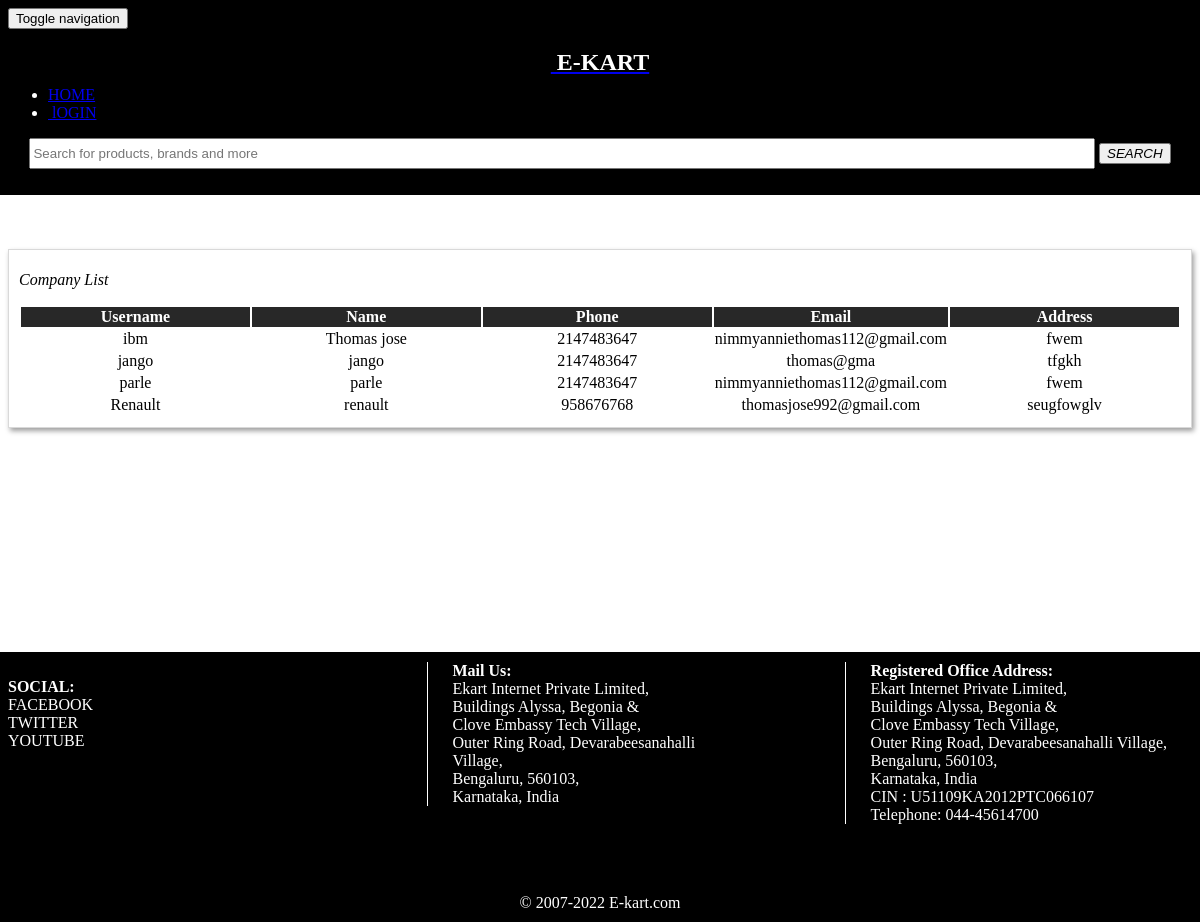
The page /viewcompany.php on the database its author committed.
### tables this page shows
CREATE TABLE `user_tbl` (
  `username` varchar(30) NOT NULL,
  `name` varchar(30) NOT NULL,
  `phone` int(11) NOT NULL,
  `email` varchar(60) NOT NULL,
  `address` varchar(60) NOT NULL,
  `password` blob NOT NULL,
  `image` varchar(30) NOT NULL,
  `role` varchar(15) NOT NULL
);

### viewcompany.php (the view, shortened to what this page needs)
 <html>
<head>
<link href="css/style5.css" rel="stylesheet"></head>
<body>
  <nav class="navbar navbar-inverse" role="banner">
    <div class="container">
      <?php include('header.php');?>
  </div>
</nav>
<br><br><br>
  <div  style="border: solid #D9D9D9 1px; padding: 10px; padding-top: 5px; box-shadow: #9F9F9F 2px 3px 5px; margin-top: 10px;">
    <p ><em>Company List</em></p>
      <table style="width:100%;">
          <thead style="background-color:#282828; color:#fff;">
              <tr>
                  <th width="20%">Username</th>
                  <th width="20%" style="text-align:center;">Name</th>
                  <th width="20%"> Phone</th>
                  <th width="20%"> Email</th>
                  <th style="text-align:center; width:20%"> Address</th>
              </tr>
          </thead>
            <?php include('includes/dbconn.php');
           $sql = ("SELECT * FROM user_tbl where role='company'") ;
           $result=mysqli_query($con, $sql);
           if(mysqli_num_rows($result)>0){
           while($row = mysqli_fetch_assoc($result)){
                     ?>
            <tr>
             <td style="text-align:center;"><?php echo $row['username']?></td>
             <td style="text-align:center;"><?php echo $row['name']?></td>
             <td style="text-align:center;"><?php echo $row['phone']?></td>
             <td style="text-align:center;"><?php echo $row['email']?></td>
             <td style="text-align:center;"><?php echo $row['address']?></td>
           </tr>
             <?php
           }}?>
       </table>
  </div>
<br><br><br><br><br><br><br><br><br><br><br><br><br>
<?php include('footer.php')?>
</body>
</html>

### style5.css (style rules this page uses)
.container { background-color: black; color:white; margin:-10px; padding:10px; }

### rows shown on the page
user_tbl: username "ibm", name "Thomas jose", phone "2147483647", email "nimmyanniethomas112@gmail.com", address "fwem"
user_tbl: username "jango", name "jango", phone "2147483647", email "thomas@gma", address "tfgkh"
user_tbl: username "parle", name "parle", phone "2147483647", email "nimmyanniethomas112@gmail.com", address "fwem"
user_tbl: username "Renault", name "renault", phone "958676768", email "thomasjose992@gmail.com", address "seugfowglv"
